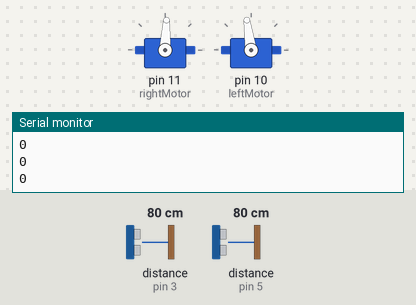
Recording of a sketch running on a simulated Arduino Uno, built with avr-gcc and run on an emulated ATmega328P. On the bench: 2 × servo, the last lines printed to the serial monitor. The test bench sets the inputs (shaded band); at power-on: distance to the obstacle (sensors on pin 3, pin 5) 80 cm. The echo pulse lasts 58.3 µs per cm.

Above: at 1.2 s.
1.3 s: distance to the obstacle (sensor on pin 3) set to 2 cm
At 2.8 s:
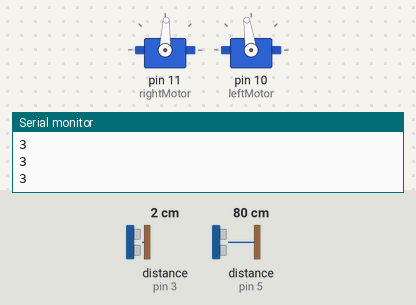
3.5 s: distance to the obstacle (sensor on pin 5) set to 9 cm
5.0 s: distance to the obstacle (sensor on pin 5) set to 6 cm
At 5.4 s:
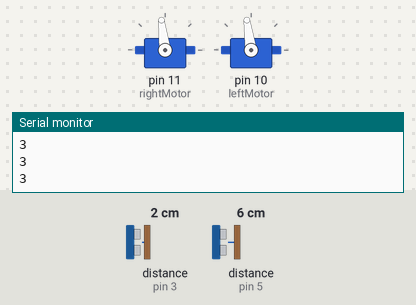
Timing chart, 0 to 14.0 s (numbered marks = the images above; inputs shaded):
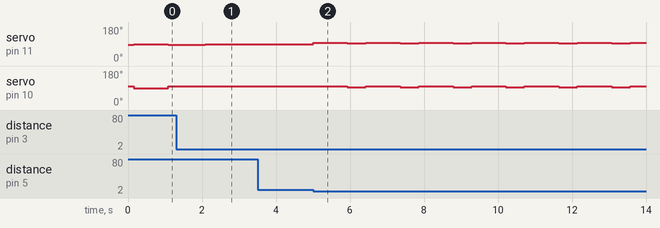

The sketch:

wall-crawler.ino
```cpp
#include <Servo.h> //Arduino-Libraries
#include <HCSR04.h> //HCSR04 by Martin Sosic

#define TRIG_PIN1 3
#define ECHO_PIN1 4
#define TRIG_PIN2 5
#define ECHO_PIN2 6

UltraSonicDistanceSensor leftSensor(ECHO_PIN1, TRIG_PIN1);
UltraSonicDistanceSensor frontSensor(ECHO_PIN2, TRIG_PIN2);

Servo rightMotor;
Servo leftMotor;

double distanceLeft;
double distanceFront;
int overCount = 0;
long startMillis = 0;

void setup() {
  rightMotor.attach(11);
  leftMotor.attach(10);
  Serial.begin(9600);
}

void loop() {
  distanceLeft = leftSensor.measureDistanceCm();
  distanceFront = frontSensor.measureDistanceCm();
  if (distanceLeft > 30) {
    overCount++;
    startMillis = millis();
  }
  if (overCount && millis() - startMillis > 1000) overCount = 0;
  if (overCount >= 15) {
    overCount = 0;
    stopMotor();
    turnLeft();
    driveForward(true);
    delay(1000);
  } else if (distanceFront < 8) {
    stopMotor();
    turnRight();
    stopMotor();
    delay(500);
    distanceLeft = leftSensor.measureDistanceCm();
    if (distanceLeft > 30) turnLeft();
  } else driveForward(false);
}

void driveForward(bool leftTurn) {
  int change = (!overCount && !leftTurn) ? (8 - distanceLeft) : 0;
  if (change > 3) change = 3;
  if (change < -3) change = -3;
  Serial.println(change);
  rightMotor.writeMicroseconds(1444 + change);
  leftMotor.writeMicroseconds(1550 + change);
}

void stopMotor() {
  rightMotor.writeMicroseconds(1500);
  leftMotor.writeMicroseconds(1500);
}

void turnRight() {
  rightMotor.writeMicroseconds(1544);
  leftMotor.writeMicroseconds(1550);
  delay(925);
  stopMotor();
}

void turnLeft() {
  rightMotor.writeMicroseconds(1450);
  leftMotor.writeMicroseconds(1450);
  delay(925);
  stopMotor();
}
```

Measured:
- the behaviour switches between 8 and 7 cm on distance to the obstacle (sensor on pin 5) (found by bisection; images 1 and 2)
- after the input at 1.3 s, servo on pin 10 (leftMotor): stays 98° (without the input it goes to 88° after 0.95 s)
- after the input at 5.0 s, servo on pin 11 (rightMotor): alternates 97° for 0.93 s and 93° for 0.50 s, starting at once; servo on pin 10 (leftMotor): alternates 98° for 0.93 s and 93° for 0.50 s, starting after 0.93 s
